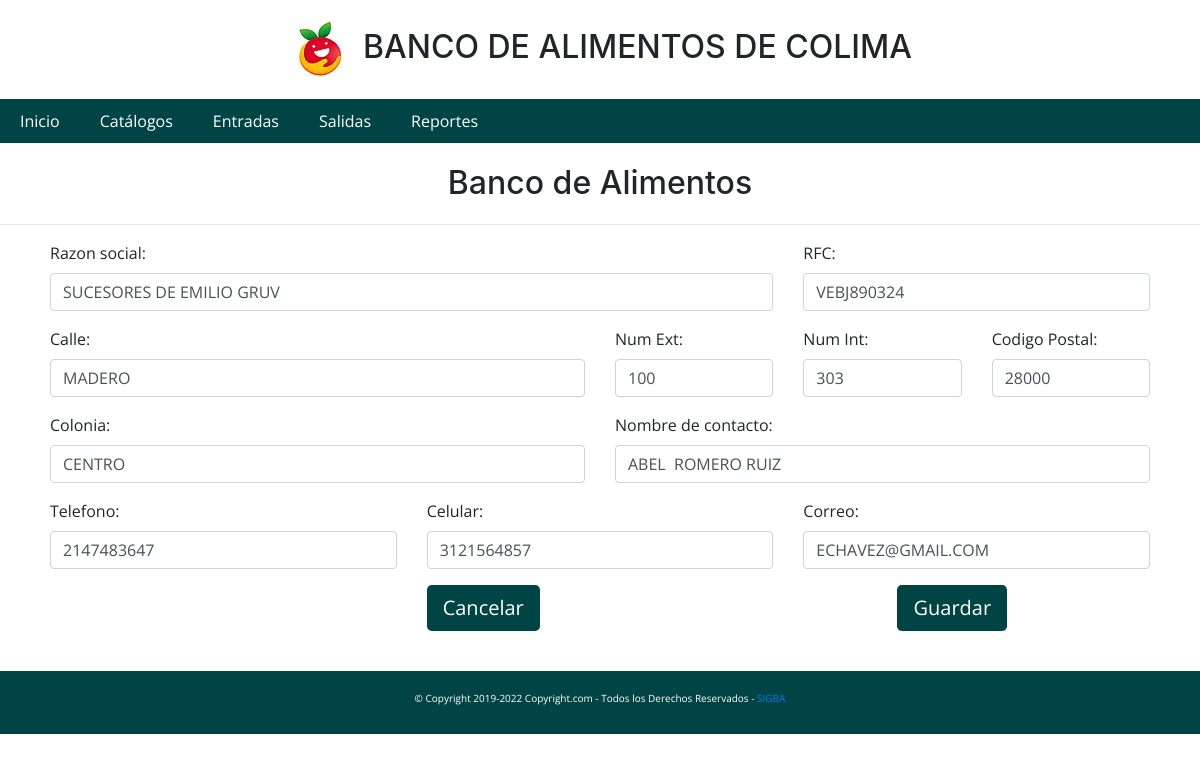
/catalogos/banco_alimentosupdate.php?id=15, run on the app's committed database.
### tables this page shows
CREATE TABLE `personas` (
  `idpersona` int(11) NOT NULL,
  `razon_Social` varchar(50) DEFAULT NULL,
  `rfc` varchar(50) DEFAULT NULL,
  `calle` varchar(50) DEFAULT NULL,
  `num_Interior` varchar(50) DEFAULT NULL,
  `num_Exterior` varchar(50) DEFAULT NULL,
  `colonia` varchar(50) DEFAULT NULL,
  `codPostal` varchar(50) DEFAULT NULL,
  `nombre_Contacto` varchar(50) DEFAULT NULL,
  `telefono` varchar(50) DEFAULT NULL,
  `celular` varchar(50) DEFAULT NULL,
  `correo` varchar(50) DEFAULT NULL,
  `recibo` varchar(255) DEFAULT NULL,
  `proveedor` tinyint(1) NOT NULL,
  `donador` tinyint(1) NOT NULL,
  `banco` tinyint(1) NOT NULL
);

### catalogos/banco_alimentosupdate.php (the view, shortened to what this page needs)
<!DOCTYPE html>
<html lang="es">
<?php
$id = $_GET['id'];
require('procesos/conexion.php');
$sql = " SELECT  * from personas WHERE idpersona = '$id' ";
$resultado = mysqli_query($conn, $sql);
$rows = mysqli_fetch_array($resultado);
?>
<head>
    <link rel="stylesheet" href="../Frameworks/css/normalize.css">
    <link rel="stylesheet" href="../Frameworks/css/estilo.css">
</head>
<body>
    <h1 class="titulo">Banco de Alimentos</h1>
    <hr>
            <div class="tabla-lg">
                <form id="bancos_update" method="post">
                    <div class="row">
                        <div class="col-8">
                            <div class="form-group">
                                <label class="">Razon social:</label>
                                <input class="form-control" value="<?php echo $rows['razon_Social'];?>" id="razon"
                                    type="text" required>
                            </div>
                        </div>
                        <div class="col-4">
                            <div class="form-group">
                                <label class="">RFC:</label>
                                <input type="text"
                                    pattern="^([A-ZÑ\x26]{3,4}([0-9]{2})(0[1-9]|1[0-2])(0[1-9]|1[0-9]|2[0-9]|3[0-1]))([A-Z\d]{3})?$"
                                    title="Introduzca un RFC valido" id="rfc" value="<?php echo $rows['rfc'];?>"
                                    class="form-control" required>
                            </div>
                        </div>
                    </div>
                    <div class="row">
                        <div class="col-6">
                            <div class="form-group">
                                <label class="">Calle:</label>
                                <input type="text" id="calle" value="<?php echo $rows['calle'];?>" class="form-control"
                                    required>
                            </div>
                        </div>
                        <div class="col-2">
                            <div class="form-group">
                                <label class="">Num Ext:</label>
                                <input type="text" id="numext" value="<?php echo $rows['num_Exterior'];?>"
                                    class="form-control" required>
                            </div>
                        </div>
                        <div class="col-2">
                            <div class="form-group">
                                <label class="">Num Int:</label>
                                <input type="text" id="numint" value="<?php echo $rows['num_Interior'];?>"
                                    class="form-control ">
                            </div>
                        </div>
                        <div class="col-2">
                            <div class="form-group">
                                <label class="">Codigo Postal:</label>
                                <input type="text" id="codpostal" pattern="[0-9]{5}"
                                    title="Introduzca un codigo postal valido" value="<?php echo $rows['codPostal'];?>"
                                    class="form-control " required>
                            </div>
                        </div>
                    </div>
                    <div class="row">
                        <div class="col-6">
                            <div class="form-group">
                                <label class="">Colonia:</label>
                                <input type="text" value="<?php echo $rows['colonia'];?>" id="colonia"
                                    class="form-control" required>
                            </div>
                        </div>
                        <div class="col-6">
                            <div class="form-group">
                                <label class="">Nombre de contacto:</label>
                                <input type="text" id="contacto" value="<?php echo $rows['nombre_Contacto'];?>"
                                    class="form-control" required>
                            </div>
                        </div>
                    </div>
                    <div class="row">
                        <div class="col-4">
                            <div class="form-group">
                                <label class="">Telefono:</label>
                                <input type="text" id="telefono" value="<?php echo $rows['telefono'];?>"
                                    class="form-control" required>
                            </div>
                        </div>
                        <div class="col-4">
                            <div class="form-group">
                                <label class="">Celular:</label>
                                <input type="text" id="celular" pattern="[0-9]{10}" title="Introduzca un celular valido"
                                    value="<?php echo $rows['celular'];?>" class="form-control" required>
                            </div>
                        </div>
                        <div class="col-4">
                            <div class="form-group">
                                <label class="">Correo:</label>
                                <input type="email" id="correo" value="<?php echo $rows['correo'];?>"
                                    class="form-control" required>
                            </div>
                        </div>
                    </div>
                    <div class="row">
                        <div class="col-4"></div>
                        <div class="col-3">
                            <a href="javascript:history.back(-1);" class="btn btn-lg btn-primary"
                                title="Ir la página anterior">Cancelar</a>
                        </div>
                        <div class="col-2"></div>
                        <div class="col-3">
                            <button class="btn btn-lg btn-primary" type="submit">Guardar</button>
                        </div>
                    </div>
                </form>
            </div>
</body>
</html>

### Frameworks/css/estilo.css (style rules this page uses)
* { margin: 0px; padding: 0px; font-family: 'Open Sans', sans-serif; }
.tabla-lg { padding: 0px 50px 30px 50px; }
ul, ol { list-style: none; }
.nave>li { float: left; }
#navegacion { width: 100%; font-family: Arial, Helvetica, sans-serif; height: 44px; background-color: #004445; }
.nave li a { background-color:#004445; color: #fff; text-decoration: none; padding: 10px 20px; display: block; }
.titulo { text-align: center }
.logo { padding-right: 10px; }
#footer { margin-top: 10px; text-align: center; color: #fff; background-color: #004445; font-size: 10px; padding: 20px 0 20px; }
li { list-style-type: none; }
.menu-pegajoso { z-index: 1000; width: 100%; position: sticky; top:0; }
.btn { background-color: #004445; color: white; border: black; }

### data on the page
personas: razon_Social "SUCESORES DE EMILIO GRUV", rfc "VEBJ890324", calle "MADERO", num_Exterior "100", num_Interior "303", codPostal "28000", colonia "CENTRO", nombre_Contacto "ABEL ROMERO RUIZ", telefono "2147483647", celular "3121564857", correo "ECHAVEZ@GMAIL.COM"
